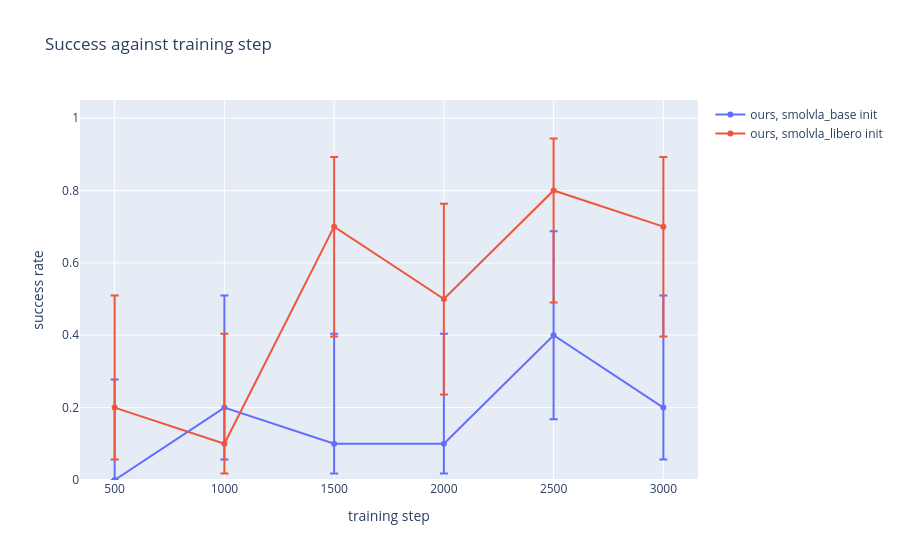

Source (notebook cell):
### Markdown cell above
## How each training run progressed

Closed-loop success per checkpoint step (layouts 0 to 9, 10 episodes each) with the 95 % Wilson interval. This is what the best checkpoint is picked from.

### Code cell
from hurobo.utils.comparison_view import progress_figure

progress_figure({label: checkpoint_table(results) for label, (_, results) in RUNS.items()}).show()

### Figure 1 — Plotly figure (JSON) as saved in the notebook; plotly's stock layout.template omitted (floating-point values rounded to 4 significant figures)
{"data": [{"error_y": {"array": [0.2775, 0.3098, 0.3042, 0.3042, 0.2873, 0.3098], "arrayminus": [0.0, 0.1433, 0.08212, 0.08212, 0.2318, 0.1433], "symmetric": false, "type": "data"}, "mode": "lines+markers", "name": "ours, smolvla_base init", "type": "scatter", "x": [500, 1000, 1500, 2000, 2500, 3000], "y": [0.0, 0.2, 0.1, 0.1, 0.4, 0.2]}, {"error_y": {"array": [0.3098, 0.3042, 0.1922, 0.2634, 0.1433, 0.1922], "arrayminus": [0.1433, 0.08212, 0.3032, 0.2634, 0.3098, 0.3032], "symmetric": false, "type": "data"}, "mode": "lines+markers", "name": "ours, smolvla_libero init", "type": "scatter", "x": [500, 1000, 1500, 2000, 2500, 3000], "y": [0.2, 0.1, 0.7, 0.5, 0.8, 0.7]}], "layout": {"title": {"text": "Success against training step"}, "xaxis": {"title": {"text": "training step"}}, "yaxis": {"range": [0, 1.05], "title": {"text": "success rate"}}}}
